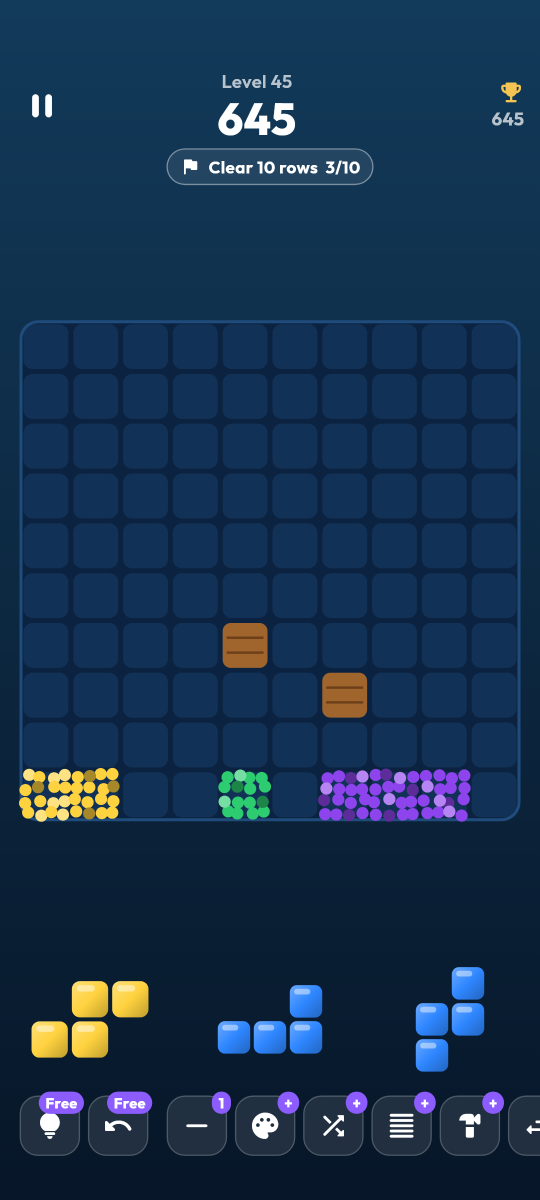
#> input picture raw/store-S2-gameplay.png, 1080 x 2400 px, found by its file name (shown at 1/2 size)
$ python store_screenshots.py ../raw/store-S1-home.png out.png
#> lines starting #> are read from the running program, lines starting #| are printed output that depends on the picture; after the words box and inside, x2 and y2 are one past the last pixel; in counts of white or black regions, pixels touching at a corner belong together
#!/usr/bin/env python3
"""Builds the Google Play phone screenshots (1080 x 1920, 9:16) from the raw
emulator captures of the CI "store" job (integration_test/store_screens_test.dart).

    python3 tool/store_screenshots.py <folder with store-S*.png> [out folder]

The raw screens come from store_shots/store_shots_test.dart (rendered on
the CI host) or from the emulator job "store" (integration_test).

Each image: a caption on the brand background and the real app screen in a
phone frame. Nothing is mocked: the screen is the app as captured.
Requires Pillow. Uses the app's own Outfit font (assets/fonts).
"""
import os
import sys

from PIL import Image, ImageDraw, ImageFilter, ImageFont

ROOT = os.path.dirname(os.path.dirname(os.path.abspath(__file__)))
FONTS = os.path.join(ROOT, "assets", "fonts")
W, H = 1080, 1920

# (raw capture, headline, subline). Order = order in the store listing.
SHOTS = [
    ("S2-gameplay", "Place, pour,\nburst!", "Blocks melt into real flowing sand"),
    ("S7-results", "Fill rows,\nchase combos", "Multi-row bursts score big"),
    ("S4-campaign", "100 levels,\nsix worlds", "Every level proven winnable"),
    ("S3-daily-sheet", "A new puzzle\nevery day", "Win it, keep your streak going"),
    ("S5-modes", "Six ways\nto play", "Classic, Time, Limited Moves, Endless"),
    ("S6-shop", "Power-ups\nand looks", "Boards, sand colours, grains and bursts"),
    ("S1-home", "Missions every\nday", "Earn coins, unlock achievements"),
    ("S8-share-card", "Share your\nbest scores", "Challenge friends to beat you"),
]
# Eight screenshots are used, like Block Burst Magic. The store job also
# captures S9-stats, used in place of any capture that is missing.
SPARE = ("S9-stats", "Track your\nprogress", "Stats and achievements")

# Share of the capture height taken by the status bar (top) and the gesture
# navigation bar (bottom) on the Pixel 6 profile used in CI.
STATUS_BAR = 126 / 2400
NAV_BAR = 62 / 2400

BG_TOP = (21, 29, 69)
BG_BOTTOM = (10, 16, 40)
TEXT = (244, 246, 255)
MUTED = (169, 177, 214)
VIOLET = (140, 92, 255)
FRAME = (38, 46, 96)


def font(weight, size):
    return ImageFont.truetype(os.path.join(FONTS, f"Outfit-{weight}.ttf"), size)


def background():
    bg = Image.new("RGB", (W, H))
#> bg: PIL image 1080x1920 RGB; every value is 0
    px = ImageDraw.Draw(bg)
    for y in range(H):
        t = y / (H - 1)
        px.line(
            [(0, y), (W, y)],
            fill=tuple(round(a + (b - a) * t) for a, b in zip(BG_TOP, BG_BOTTOM)),
        )
    glow = Image.new("L", (W, H), 0)
#> glow: PIL image 1080x1920 L; every value is 0
    ImageDraw.Draw(glow).ellipse((W / 2 - 560, 140, W / 2 + 560, 1100), fill=120)
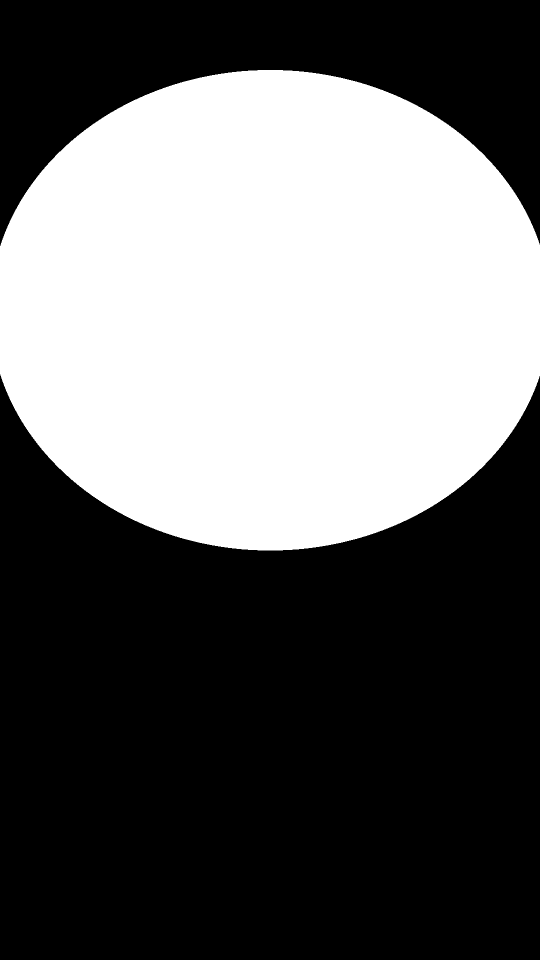
#> glow: PIL image 1080x1920 L (shown at 1/2 size); values 0 (black) and 120 (white), 40.5% white; 1 white region, box (x1, y1, x2, y2) and area: (0, 140, 1080, 1101) 838880
    glow = glow.filter(ImageFilter.GaussianBlur(160))
    bg.paste(Image.new("RGB", (W, H), VIOLET), (0, 0), glow.point(lambda v: v * 0.45))
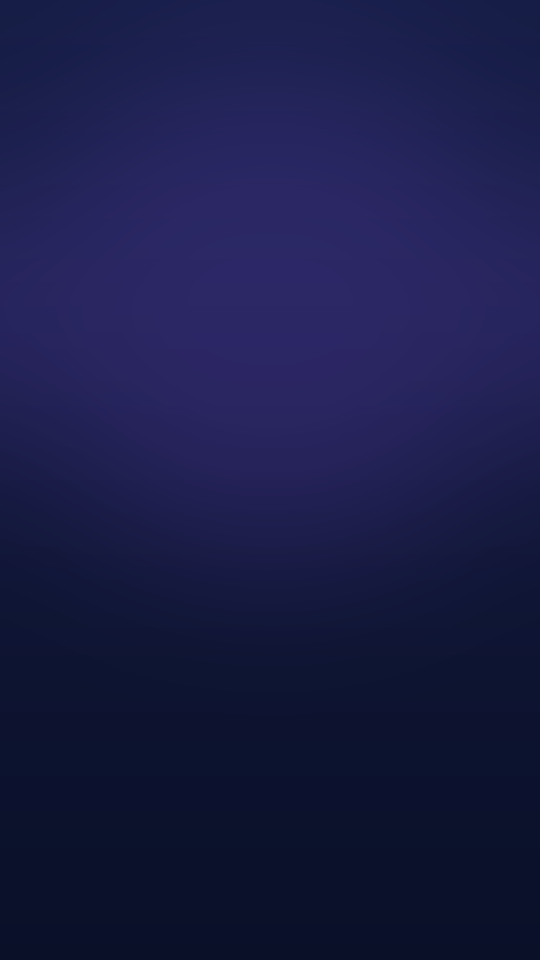
#> bg: PIL image 1080x1920 RGB (shown at 1/2 size); mean R, G, B 25.6, 28, 70.6
    return bg


def rounded(img, radius):
    mask = Image.new("L", img.size, 0)
    ImageDraw.Draw(mask).rounded_rectangle(
        (0, 0, img.size[0] - 1, img.size[1] - 1), radius, fill=255
    )
    out = Image.new("RGBA", img.size)
    out.paste(img, (0, 0), mask)
    return out


def compose(raw_path, headline, subline, out_path, card=False):
    raw = Image.open(raw_path).convert("RGB")
    canvas = background()
    d = ImageDraw.Draw(canvas)

    # Caption.
    hf = font("ExtraBold", 84)
    y = 96
    for line in headline.split("\n"):
        w = d.textlength(line, font=hf)
        d.text(((W - w) / 2, y), line, font=hf, fill=TEXT)
        y += 98
#> this loop made 2 passes
#> w on passes 1 to 2: 495.9, 251.5
#> after the loop, y = 292
    sf = font("Medium", 40)
    w = d.textlength(subline, font=sf)
#> w = 675.8
    d.text(((W - w) / 2, y + 18), subline, font=sf, fill=MUTED)
    top = y + 100
#> top = 392

    if card:
        # The share image itself (centre of the capture), slightly tilted
        # like a photo being sent.
        rw, rh = raw.size
        ch = round(rw * 1350 / 1080)
        if rh == ch:
            # The share image itself (rendered directly, not a capture).
            shot = raw
        else:
            # The card is drawn full width on black; find its top edge.
            top_edge = next(
                y for y in range(round(rh * STATUS_BAR), rh)
                if sum(raw.getpixel((4, y))) > 15
            )
            shot = raw.crop((0, top_edge, rw, top_edge + ch))
        avail_h = H - top - 90
        scale = min(880 / shot.width, avail_h / shot.height)
        shot = shot.resize((round(shot.width * scale), round(shot.height * scale)), Image.LANCZOS)
        shot = rounded(shot, 36)
    else:
        # The app screen without Android's status and navigation bars
        # (their clock and icons only distract), in a simple frame.
        rw, rh = raw.size
#> rw = 1080; rh = 2400
        raw = raw.crop((0, round(rh * STATUS_BAR), rw, rh - round(rh * NAV_BAR)))
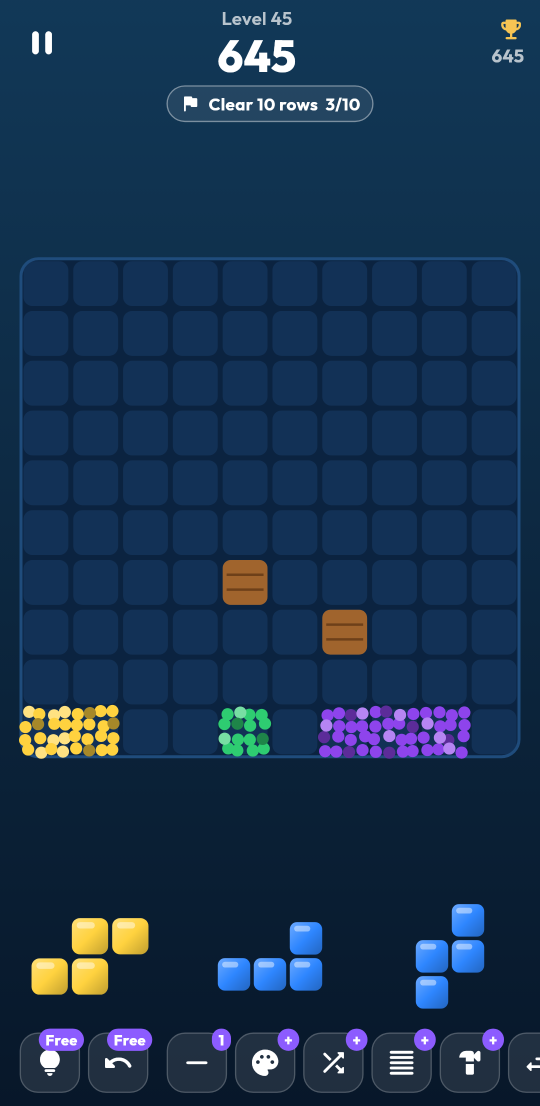
#> raw: PIL image 1080x2212 RGB (shown at 1/2 size); mean R, G, B 24.5, 50.4, 78.9
        avail_h = H - top - 40
#> avail_h = 1488
        scale = avail_h / raw.height
#> scale = 0.673
        sw, sh = round(raw.width * scale), round(raw.height * scale)
#> sw = 727; sh = 1488
        screen = rounded(raw.resize((sw, sh), Image.LANCZOS), 44)
#> in rounded, `mask = Image.new("L", img.size, 0)`: mask: PIL image 727x1488 L; every value is 0
#> in rounded, `ImageDraw.Draw(mask).rounded_rectangle( (0, 0, img.size[0] - 1, img.si..`:
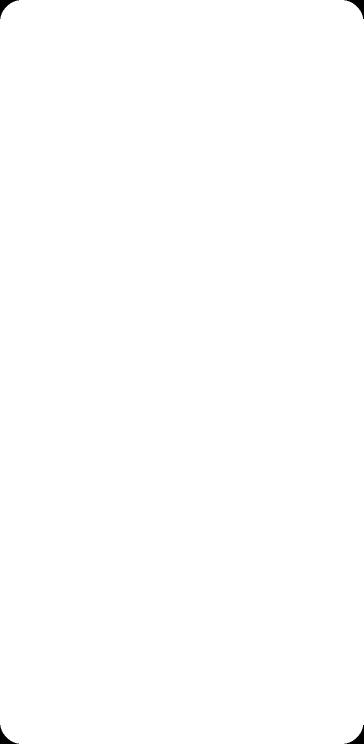
#> mask: PIL image 727x1488 L (shown at 1/2 size); 99.8% white; 4 black regions, box (x1, y1, x2, y2) and area: (0, 0, 38, 38) 427, (689, 0, 727, 38) 427, (0, 1450, 38, 1488) 427, (689, 1450, 727, 1488) 427
#> in rounded, `out = Image.new("RGBA", img.size)`: out: PIL image 727x1488 RGBA; every value is 0
        bezel = 14
        shot = Image.new("RGBA", (sw + bezel * 2, sh + bezel * 2))
#> shot: PIL image 755x1516 RGBA; every value is 0
        ImageDraw.Draw(shot).rounded_rectangle(
            (0, 0, shot.width - 1, shot.height - 1), 44 + bezel, fill=FRAME + (255,)
        )
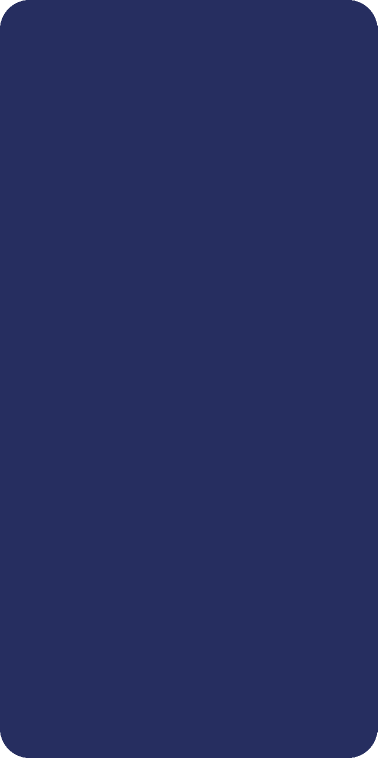
#> shot: PIL image 755x1516 RGBA (shown at 1/2 size); mean R, G, B, A 37.9, 45.9, 95.8, 254.3; transparent parts drawn white
        shot.paste(screen, (bezel, bezel), screen)

    x = (W - shot.width) // 2
#> x = 162
    if card:
        top += (H - top - shot.height) // 2 - 20
    shadow = Image.new("L", (W, H), 0)
    ImageDraw.Draw(shadow).rounded_rectangle(
        (x + 10, top + 30, x + shot.width - 10, top + shot.height + 20), 60, fill=170
    )
#> shadow: PIL image 1080x1920 L; values 0 (black) and 170 (white), 53.1% white; 1 black region, box (x1, y1, x2, y2) and area: (0, 0, 1080, 1920) 973516
    shadow = shadow.filter(ImageFilter.GaussianBlur(36))
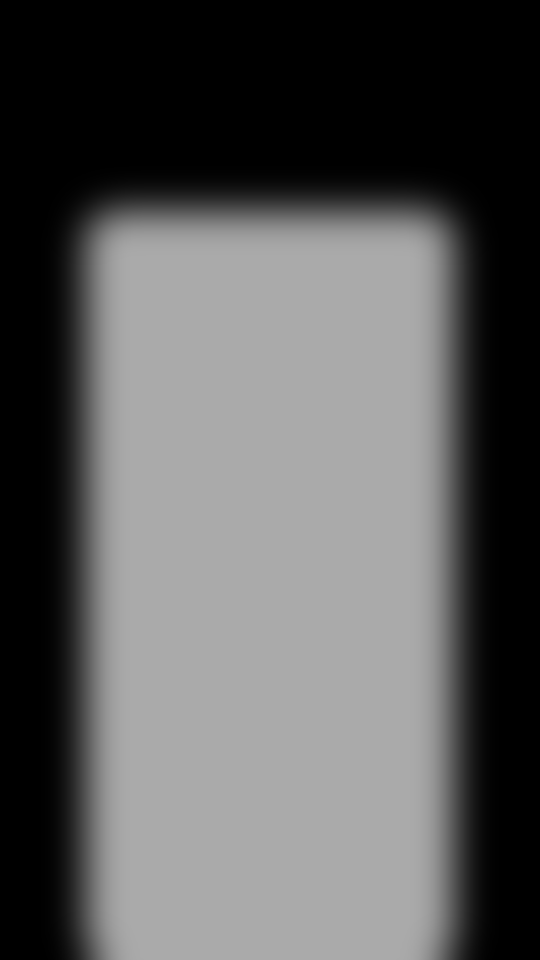
#> shadow: PIL image 1080x1920 L (shown at 1/2 size); min 0, max 170, mean 90.2
    canvas.paste(Image.new("RGB", (W, H), (3, 5, 15)), (0, 0), shadow)
    canvas.paste(shot, (x, top), shot)
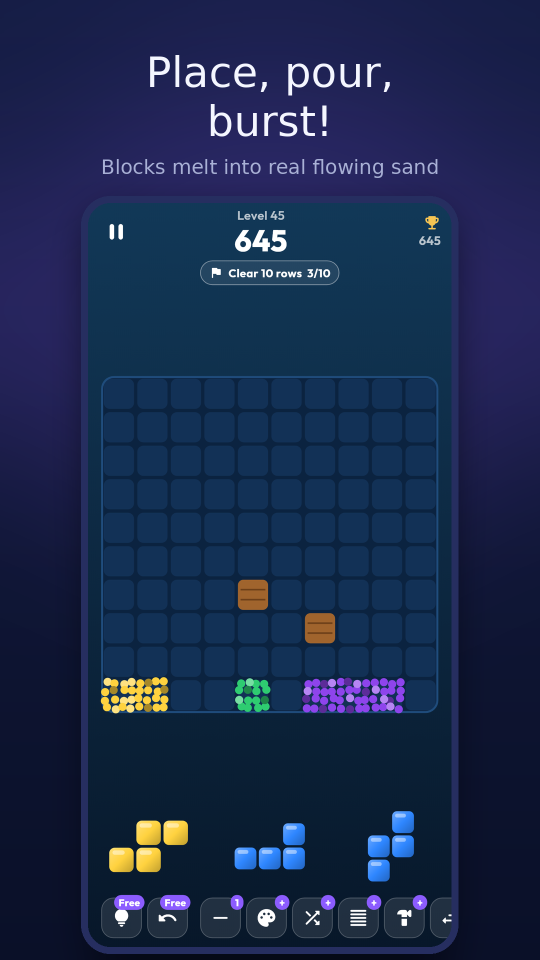
#> canvas: PIL image 1080x1920 RGB (shown at 1/2 size); mean R, G, B 26.9, 42, 77.2
    canvas.save(out_path, optimize=True)


def main():
    src = sys.argv[1]
    out = sys.argv[2] if len(sys.argv) > 2 else os.path.join(ROOT, "store", "screenshots")
    os.makedirs(out, exist_ok=True)
    n = 0
    spare_used = False
    for name, headline, subline in SHOTS:
        raw = os.path.join(src, f"store-{name}.png")
        if not os.path.exists(raw):
            spare = os.path.join(src, f"store-{SPARE[0]}.png")
            if spare_used or not os.path.exists(spare):
                print(f"missing {raw}, skipped")
                continue
            print(f"missing {raw}, using {SPARE[0]}")
            spare_used = True
            raw = spare
            name, headline, subline = SPARE
        n += 1
        dest = os.path.join(out, f"{n:02d}-{name.split('-', 1)[1]}.png")
        compose(raw, headline, subline, dest, card=name.startswith("S8"))
        print(dest)


if __name__ == "__main__":
    main()
